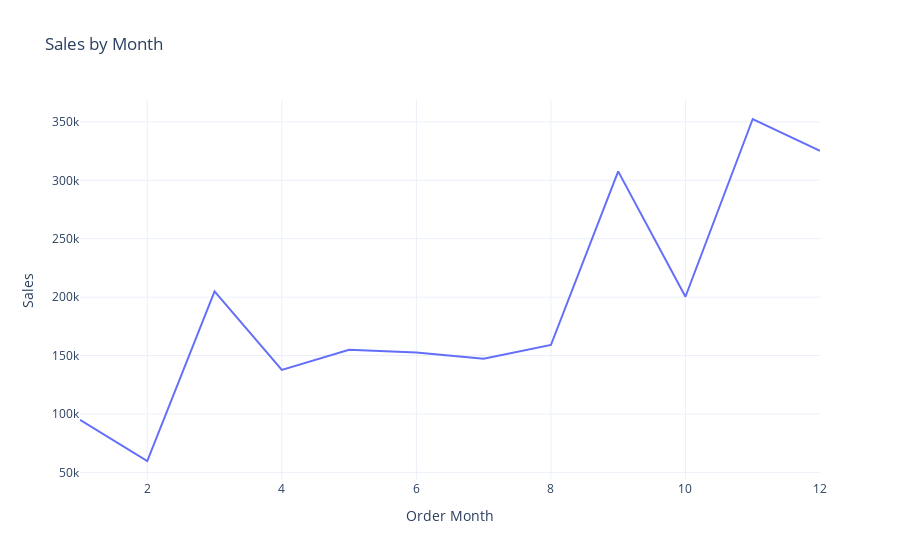

Here is the notebook cell this chart was saved with:
### Markdown cell above
# Monthly Sales Analysis

### Code cell
# Ensure nbformat is installed
%pip install nbformat

sales_by_month = data.groupby('Order Month')['Sales'].sum().reset_index()
fig = px.line(sales_by_month, x='Order Month', y='Sales', title='Sales by Month')
fig.show()

### Figure 1 — Plotly figure (JSON) as saved in the notebook; plotly's stock layout.template omitted (floating-point values rounded to 4 significant figures)
{"data": [{"hovertemplate": "Order Month=%{x}<br>Sales=%{y}<extra></extra>", "legendgroup": "", "line": {"color": "#636efa", "dash": "solid"}, "marker": {"symbol": "circle"}, "mode": "lines", "name": "", "orientation": "v", "showlegend": false, "type": "scatter", "x": [1, 2, 3, 4, 5, 6, 7, 8, 9, 10, 11, 12], "xaxis": "x", "y": [94920.0, 59750.0, 205000.0, 137800.0, 155000.0, 152700.0, 147200.0, 159000.0, 307600.0, 200300.0, 352500.0, 325300.0], "yaxis": "y"}], "layout": {"legend": {"tracegroupgap": 0}, "title": {"text": "Sales by Month"}, "xaxis": {"anchor": "y", "domain": [0, 1], "title": {"text": "Order Month"}}, "yaxis": {"anchor": "x", "domain": [0, 1], "title": {"text": "Sales"}}}}
